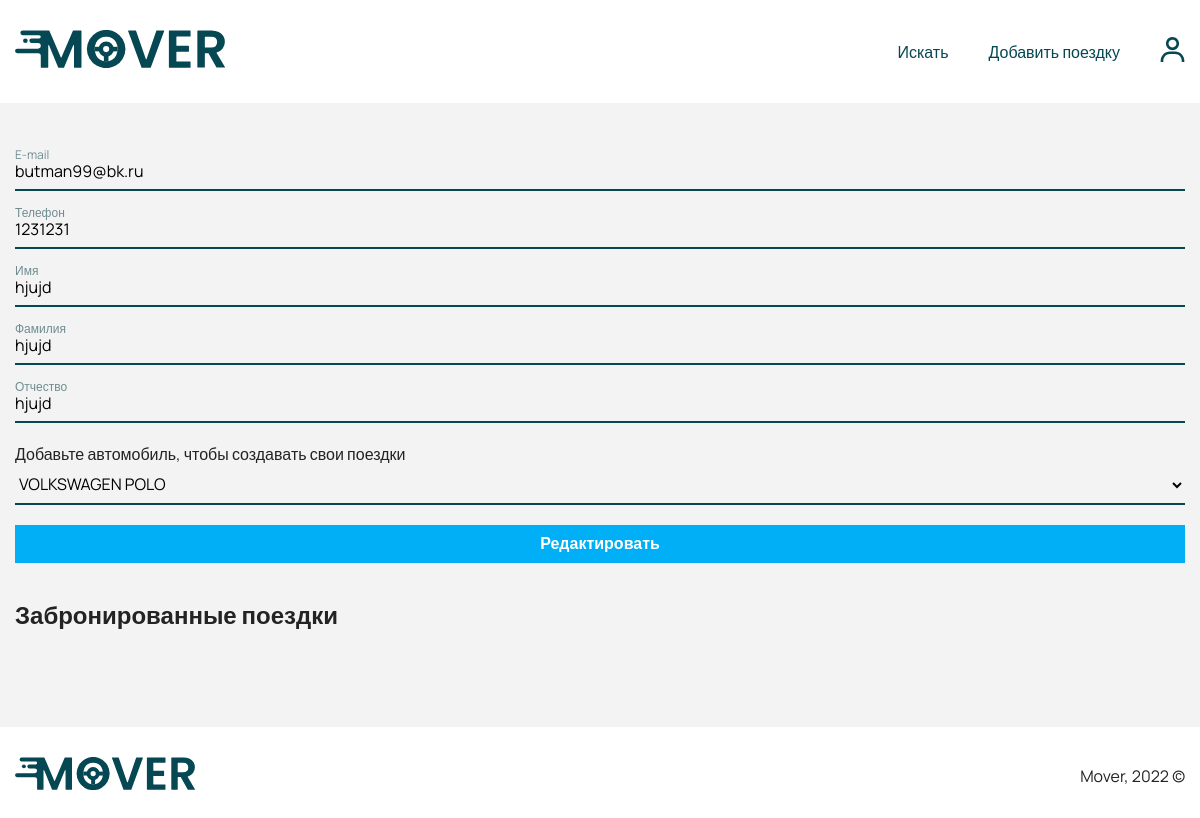
Page /profile.php (signed in) on the earlier database version.
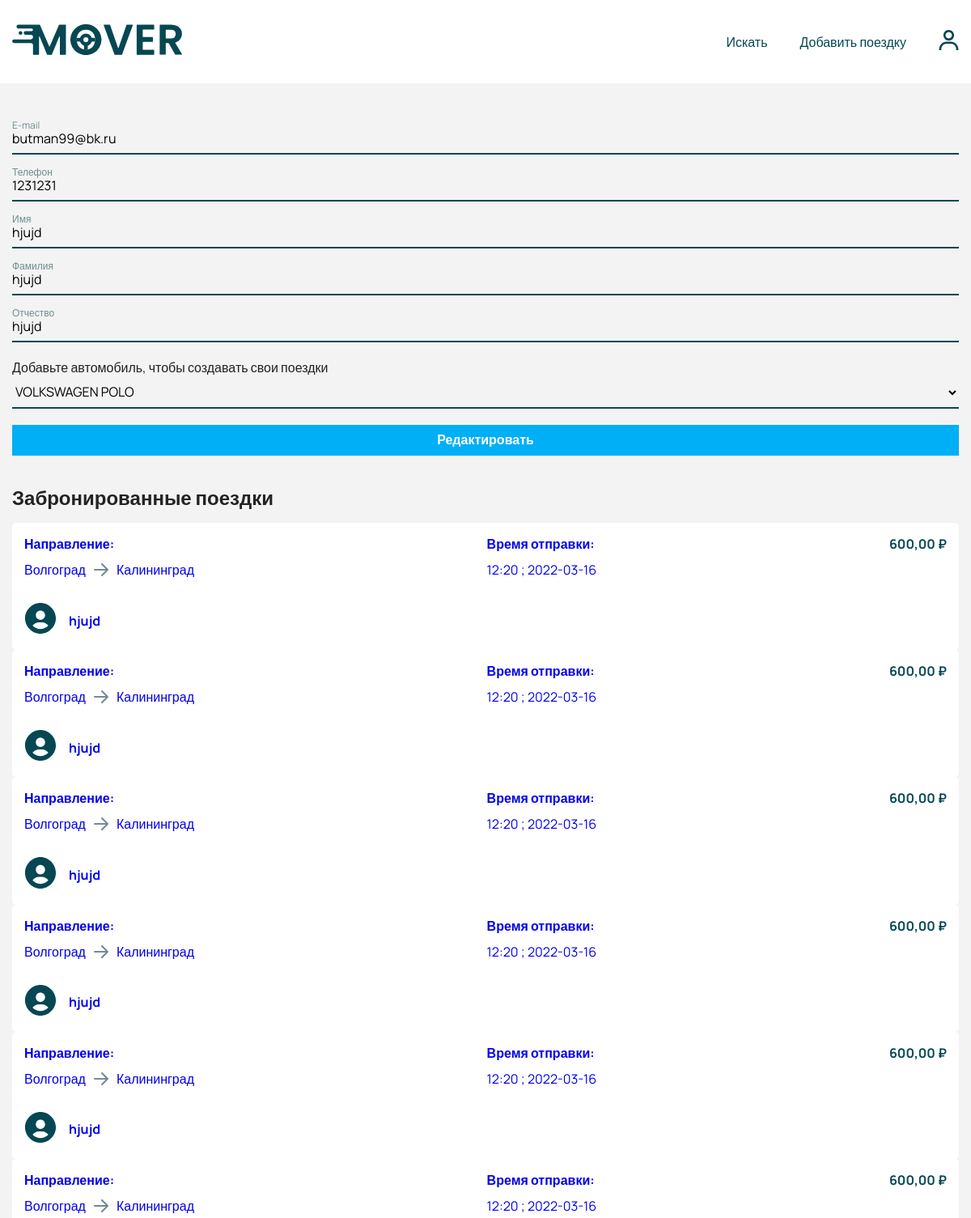
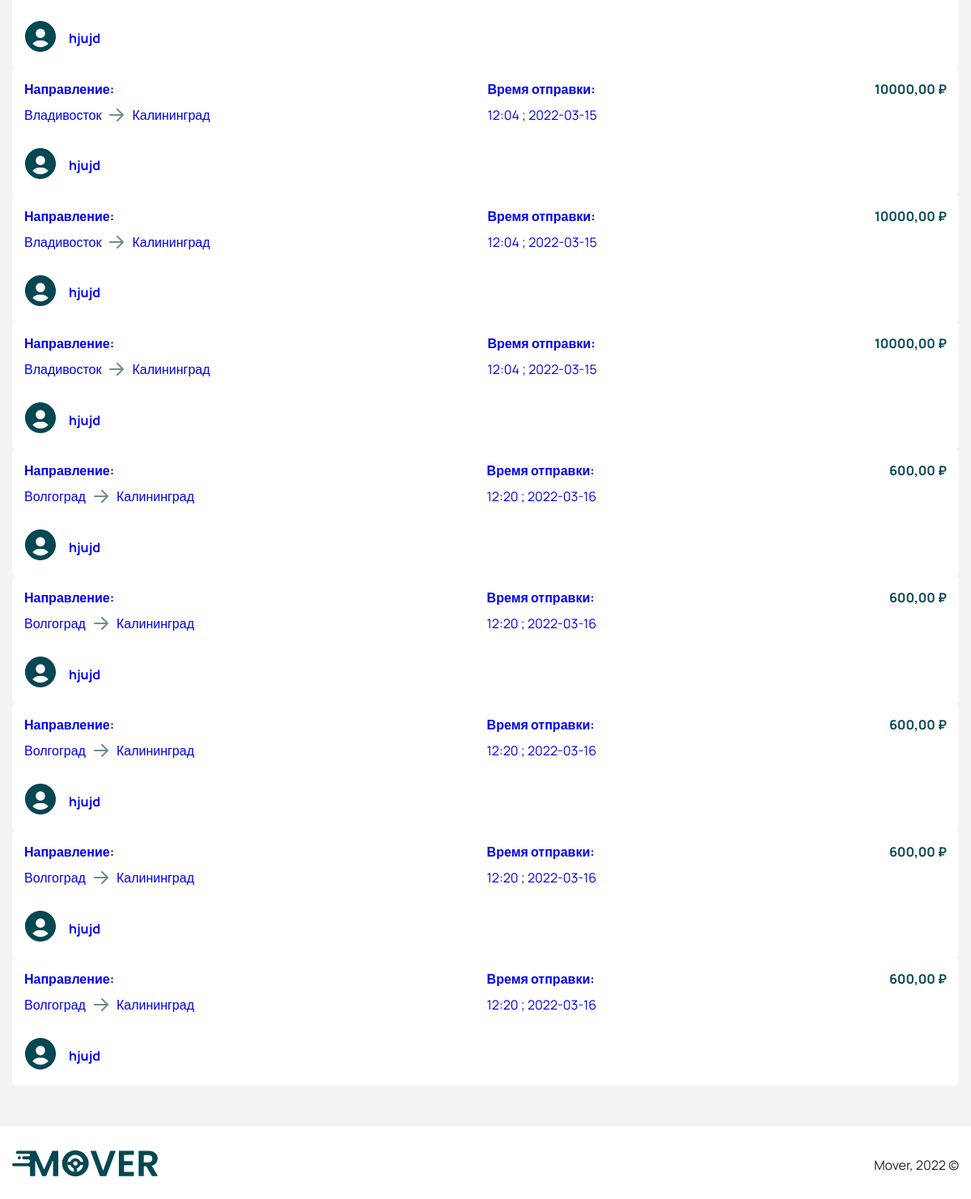
Same page on the later database version (2 pictures, top to bottom).
### tables this page shows
CREATE TABLE `users` (
  `id` int(11) NOT NULL,
  `email` varchar(255) DEFAULT NULL,
  `password` varchar(255) DEFAULT NULL,
  `phone` varchar(255) DEFAULT NULL,
  `first_name` varchar(255) DEFAULT NULL,
  `last_name` varchar(255) DEFAULT NULL,
  `mid_name` varchar(255) DEFAULT NULL,
  `photo_url` varchar(255) DEFAULT 'user.svg',
  `rides` int(11) DEFAULT '0',
  `rating` double DEFAULT NULL,
  `car_id` int(11) DEFAULT NULL,
  `role_id` int(11) DEFAULT '1',
  `created_at` timestamp NULL DEFAULT CURRENT_TIMESTAMP
);

CREATE TABLE `cars` (
  `id` int(11) NOT NULL,
  `name` varchar(255) DEFAULT NULL
);

CREATE TABLE `trip` (
  `id` int(11) NOT NULL,
  `from` varchar(255) DEFAULT NULL,
  `to` varchar(255) DEFAULT NULL,
  `time` varchar(255) DEFAULT NULL,
  `date` varchar(255) DEFAULT NULL,
  `price` int(11) DEFAULT '0',
  `car_seats` int(11) DEFAULT NULL,
  `car_id` int(11) DEFAULT NULL,
  `user_id` int(11) DEFAULT NULL,
  `status_id` int(11) NOT NULL DEFAULT '1',
  `created_at` timestamp NOT NULL DEFAULT CURRENT_TIMESTAMP
);

### app/QueryDataBase.php (called while the page is built, shortened)
<?php
class QueryDataBase
{
    protected $link;
    private function connect(): void
    {
        try {
            $host = "localhost";
            $dbname = "mover_db";
            $username = "root";
            $password = "";
            $dsn = "mysql:host=$host;dbname=$dbname;charset=utf8;";
        } catch (PDOException $err) {
            die("Ошибка выполнения скрипта: " . $err->getMessage());
        }
    }
    public function query(string $sql)
    {
        $statement = $this->getLink()->prepare($sql);
        $statement->execute();
        return $statement;
    }
    public function getAllData(string $table): array
    {
        return $this->query("SELECT * FROM `{$table}`")->fetchAll(PDO::FETCH_ASSOC);
    }
    public function getLink()
    {
        return $this->link;
    }
    public function setLink($link): QueryDataBase
    {
        $this->link = $link;
        return $this;
    }
}

### app/models/User.php (called while the page is built, shortened)
<?php
function getUserById($id) {
    global $database;
    $result = $database->getLink()->query("SELECT * FROM `users` WHERE `id` =" . $id)->fetch(PDO::FETCH_ASSOC);
    return $result;
}

### profile.php (the view, shortened to what this page needs)
<?php
require('app/QueryDataBase.php');
$database = new QueryDataBase();
require('app/models/User.php');
if (empty($_GET['id'])) {
    $user = getUserById($_SESSION['id']);
} else {
    $user = getUserById($_GET['id']);
}
?>
<!doctype html>
<html lang="en">
<head>
    <?php require('app/snippets/head.php') ?>
</head>
<body>
<?php require('app/snippets/header.php'); ?>
<section class="section section-single profile">
    <div class="container">
        <div class="section-content profile-content">
            <div class="grid profile-grid">
                <?php if ($_SESSION['id'] == $user['id']): ?>
                    <form action="app/actions/updateUser.action.php" class="profile-form" method="post" name="updUser">
                        <div class="login-wrapper">
                            <div class="form__group">
                                <input type="input" class="input form__input" name="profileEmail" id="profileEmail"
                                       placeholder=" " value="<?php echo $user['email']; ?>">
                                <label for="profileEmail" class="form__label">E-mail</label>
                            </div>
                            <div class="form__group">
                                <input type="input" class="input form__input" name="profilePhone" id="profilePhone"
                                       placeholder=" " value="<?php echo $user['phone']; ?>">
                                <label for="profilePhone" class="form__label">Телефон</label>
                            </div>
                            <div class="form__group">
                                <input type="input" class="input form__input" name="profileFirst" id="profileFirst"
                                       placeholder=" " value="<?php echo $user['first_name']; ?>">
                                <label for="profileFirst" class="form__label">Имя</label>
                            </div>
                            <div class="form__group">
                                <input type="input" class="input form__input" name="profileLast" id="profileLast"
                                       placeholder=" " value="<?php echo $user['last_name']; ?>">
                                <label for="profileLast" class="form__label">Фамилия</label>
                            </div>
                            <div class="form__group">
                                <input type="input" class="input form__input" name="profileMid" id="profileMid"
                                       placeholder=" " value="<?php echo $user['mid_name']; ?>">
                                <label for="profileMid" class="form__label">Отчество</label>
                            </div>
                            <div class="form__group">
                                <?php $cars = $database->getAllData("cars"); ?>
                                Добавьте автомобиль, чтобы создавать свои поездки
                                <select name="profileCar" id="profileCar" class="input form__input">
                                    <?php foreach ($cars as $car): ?>
                                        <option <?php if ($car['id'] == $user['car_id']): ?> selected <?php endif; ?>
                                                value="<?php echo $car['id']; ?>"><?php echo $car['name']; ?></option>
                                    <?php endforeach; ?>
                                </select>
                            </div>
                            <button class="button profile__button" type="submit">Редактировать</button>
                        </div>
                    </form>
                <?php endif; ?>
                <div class="coming">
                    <h2 class="section__title coming__title">Забронированные поездки</h2>
                    <ul class="result-wrapper">
                        <?php $booking = $database->getLink()->query("SELECT * FROM `booking_trip` WHERE user_id = " . $_SESSION['id'])->fetchAll(PDO::FETCH_ASSOC); ?>
                        <?php if (!empty($booking)): ?>
                            <?php foreach ($booking as $item): ?>
                                <?php $userTrips = $database->getLink()->query("SELECT *, trip.id AS trip_id FROM `trip` INNER JOIN `users` ON `trip`.`user_id` = `users`.`id` WHERE trip.id = " . $item['trip_id'])->fetchAll(PDO::FETCH_ASSOC); ?>
                                <?php foreach ($userTrips as $trip): ?>
                                    <a href="/trip.php?id=<?php echo $trip['trip_id']; ?>">
                                        <li class="route">
                                            <header class="route-header">
                                                <div class="route-info">
                                                    <h4 class="route__title">Направление:</h4>
                                                    <div class="route-way">
                                                        <p class="route-dist"><?php echo $trip['from']; ?></p>
                                                        <img src="assets/images/icons/arrow.svg" alt="arrow"
                                                             class="arrow">
                                                        <p class="route-dist"><?php echo $trip['to']; ?></p>
                                                    </div>
                                                </div>
                                                <div class="route-duration">
                                                    <h4 class="route__title">Время отправки:</h4>
                                                    <p class="route__duration"><?php echo $trip['time']; ?>
                                                        ; <?php echo $trip['date']; ?></p>
                                                </div>
                                                <p class="price route-price"><?php echo $trip['price']; ?>,00 ₽</p>
                                            </header>
                                            <footer class="route-footer">
                                                <div class="user">
                                                    <div class="user-photo">
                                                        <img src="assets/images/avatar/<?php echo $trip['photo_url']; ?>"
                                                             alt="avatar" class="user__img">
                                                    </div>
                                                    <div class="user-info">
                                                        <h4 class="user__name"><?php echo $trip['first_name']; ?></h4>
                                                    </div>
                                                </div>
                                            </footer>
                                        </li>
                                    </a>
                                <?php endforeach; ?>
                            <?php endforeach; ?>
                        <?php endif; ?>
                    </ul>
                </div>
            </div>
        </div>
    </div>
</section>
<footer class="footer">
    <div class="container">
        <div class="footer-content">
            <div class="footer-logo">
                <img src="assets/images/icons/logo.svg" alt="logo" class="logo">
            </div>
            <p class="footer__text">Mover, 2022 &copy;</p>
        </div>
    </div>
</footer>
</body>
</html>

### app/snippets/head.php (shortened to what this page needs)
<link rel="stylesheet" href="assets/css/style.css">

### app/snippets/header.php (shortened to what this page needs)
<header class="header" id="header">
    <div class="container">
        <div class="header-content">
            <div class="logo-wrapper">
                <img src="assets/images/icons/logo.svg" alt="logo" class="logo">
            </div>
            <nav class="nav">
                <ul class="header-menu">
                    <li class="menu__item menu-item">
                        <a href="/search.php" class="menu-item__link">Искать</a>
                    </li>
                    <li class="menu__item menu-item">
                        <a href="/create-trip.php" class="menu-item__link">Добавить поездку</a>
                    </li>
                    <li class="menu__item menu-item dropdown">
                        <a class="menu-item__link nav-link dropdown-toggle" data-bs-toggle="dropdown" href="#"
                           role="button"
                           aria-expanded="false"><img src="assets/images/icons/user.svg" alt="logo"
                                                      class="menu-item__img">
                        </a>
                    </li>
                </ul>
            </nav>
        </div>
    </div>
</header>

Differences in the rows shown:
now on this page (row edited): trip: from "Волгоград", to "Калининград", time "12:20", date "2022-03-16", price "600", user.photo_url (placeholder picture), user.first_name "hjujd"
now on this page (row edited): trip: from "Владивосток", to "Калининград", time "12:04", date "2022-03-15", price "10000", user.photo_url (placeholder picture), user.first_name "hjujd"
